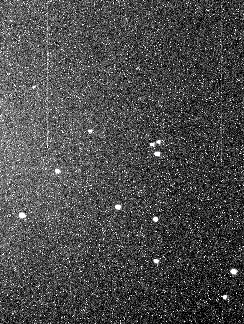
#> input picture output_image.png, 244 x 324 px
$ jupyter execute --allow-errors cv_hw1_q2.ipynb
#> lines starting #> are read from the running program, lines starting #| are printed output that depends on the picture; after the words box and inside, x2 and y2 are one past the last pixel; in counts of white or black regions, pixels touching at a corner belong together
[cell 1]
from PIL import Image
file_path = 'input1.txt'
#> (the rest of this cell did not finish here and is left out)

[cell 2]
import cv2
from google.colab.patches import cv2_imshow
import numpy as np
from skimage import exposure

image = cv2.imread('output_image.png')
#> image is the input picture: shape (324, 244, 3); mean B, G, R 74.5, 74.4, 74.4
gray = cv2.cvtColor(image, cv2.COLOR_BGR2GRAY)

equalized = exposure.equalize_adapthist(gray, clip_limit=0.03)
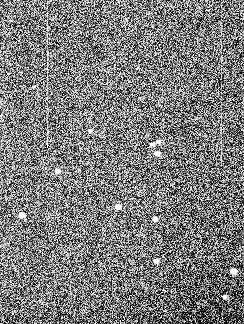
#> equalized: shape (324, 244) float64; min 0, max 1, mean 0.485
equalized = (equalized * 255).astype(np.uint8)
_, thresholded = cv2.threshold(equalized, 150, 255, cv2.THRESH_BINARY)
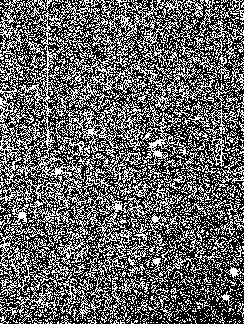
#> thresholded: shape (324, 244); 39.3% white in thin lines or dots
kernel = np.ones((3, 3), np.uint8)
cleaned = cv2.morphologyEx(thresholded, cv2.MORPH_OPEN, kernel)
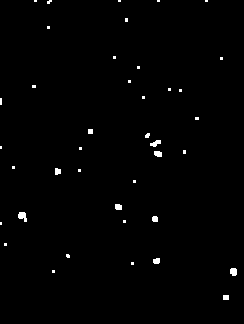
#> cleaned: shape (324, 244); 0.87% white; 40 white regions (29 under 20 px)
min_star_size = 10
contours, _ = cv2.findContours(cleaned, cv2.RETR_EXTERNAL, cv2.CHAIN_APPROX_SIMPLE)
#> contours = 40 contours, 31 with area under 20; largest, box (x1, y1, x2, y2) and area: (18, 212, 27, 222) 45, (230, 268, 237, 276) 37, (150, 140, 161, 147) 33, (154, 151, 162, 157) 30, (115, 204, 122, 210) 28
mask = np.zeros_like(cleaned)
for contour in contours:
    if cv2.contourArea(contour) >= min_star_size:
        cv2.drawContours(mask, [contour], -1, 255, thickness=cv2.FILLED)
#> this loop made 40 passes
#> contour on passes 1, 2, 4, 7, 8, 9, 13, 14, 16, 18, 19, 20: [[223, 295], [223, 299], [228, 299], [228, 295]], [[52, 270], [52, 272], [54, 272], [54, 270]], [[131, 262], [131, 264], [133, 264], [133, 262]], [[4, 243], [4, 245], [6, 245], [6, 243]], [[0, 222], [0, 224], [1, 224], [1, 222]], [[123, 220], [123, 222], [125, 222], [125, 220]], [[133, 180], [133, 182], [135, 182], [135, 180]], [[78, 169], [78, 171], [80, 171], [80, 169]], [[12, 166], [12, 168], [14, 168], [14, 166]], [[183, 150], [183, 153], [185, 153], [185, 150]], [[79, 147], [79, 149], [81, 149], [81, 147]], [[0, 146], [0, 148], [1, 148], [1, 146]]
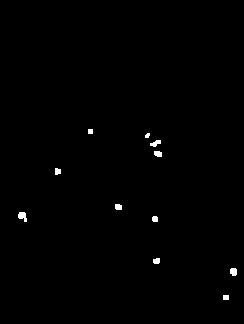
#> mask: shape (324, 244); 0.53% white; 11 white regions, largest, box (x1, y1, x2, y2) and area: (18, 212, 27, 222) 61, (230, 268, 237, 276) 49, (150, 140, 161, 147) 47
cv2.imwrite('filtered_stars_mask.jpg', mask)
#> Out = True

[cell 3]
import cv2
import numpy as np
from scipy.ndimage import label, find_objects
mask = cv2.imread('filtered_stars_mask.jpg', cv2.IMREAD_GRAYSCALE)
#> mask: shape (324, 244); min 0, max 255, mean 1.4
_, binary_mask = cv2.threshold(mask, 127, 255, cv2.THRESH_BINARY)
labeled_array, num_features = label(binary_mask)
#> labeled_array: shape (324, 244) int32; 12 distinct labels, from 0 to 11
#> num_features = 11
print("Number of stars detected:", num_features)
#| Number of stars detected: 11
star_centers = []
for i in range(1, num_features + 1):
    slices = find_objects(labeled_array == i)
    if slices:
        y_slice, x_slice = slices[0]
        cX = int((x_slice.start + x_slice.stop - 1) / 2)
        cY = int((y_slice.start + y_slice.stop - 1) / 2)
        star_centers.append((cX, cY))
#> this loop made 11 passes
#> (cX, cY) on passes 1 to 11: (90, 131), (147, 135), (155, 143), (157, 153), (57, 171), (118, 206), (22, 216), (154, 218), (156, 260), (233, 271), (225, 297)
#> after the loop, star_centers = [(90, 131), (147, 135), (155, 143), (157, 153), (57, 171), (118, 206), (22, 216), (154, 218), (156, 260), (233, 271), (225, 297)]
print("Coordinates of stars:")
for i, (x, y) in enumerate(star_centers):
    print(f"Star {i+1}: ({x}, {y})")
#> this loop made 11 passes
#| Star 1: (90, 131)
#| Star 2: (147, 135)
#| Star 3: (155, 143)
#| Star 4: (157, 153)
#| Star 5: (57, 171)
#| Star 6: (118, 206)
#| Star 7: (22, 216)
#| Star 8: (154, 218)
#> (further printed lines are left out)
